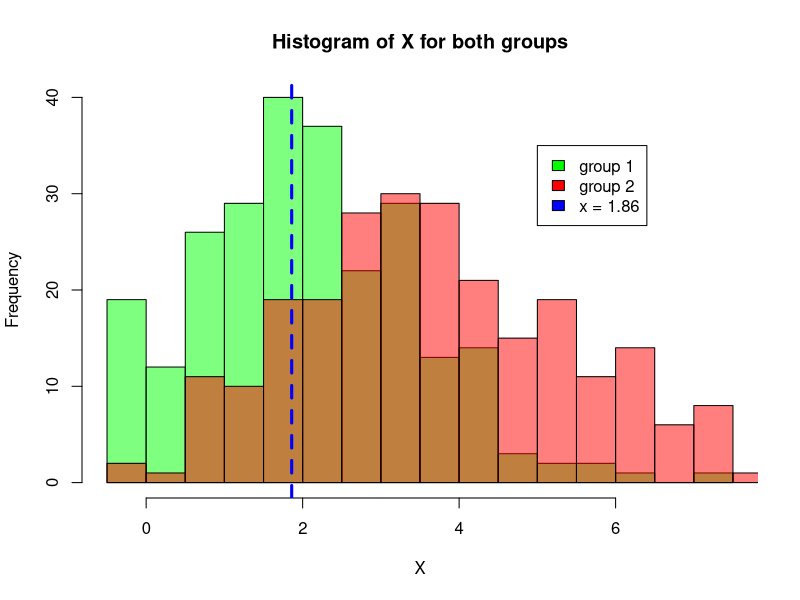

Reproduce this figure in R.
## ---- chunk 1
set.seed(6164900)
Nk <- 250
K <- 2

Y <- rep(1:K, each = Nk)
X <- c(rpois(Nk, 2) + rnorm(Nk, 0, 0.01), rpois(Nk, 4) + rnorm(Nk, 0, 0.01))
df <- cbind(Y,X)

g1 <- hist(X[1:Nk],  breaks = 25, plot = F)
g2 <- hist(X[Nk:length(X)], breaks = 25, plot = F)
plot(g1, col = rgb(0,1,0,0.5), main = "Histogram of X for both groups",
     xlab = "X")
plot(g2, col = rgb(1,0,0,0.5), add = T)
abline(v = 1.86, lty = 2, lwd = 3, col = "blue")
legend(5, 35, fill = c("green", "red", "blue"),
       legend = c("group 1", "group 2", "x = 1.86"))

